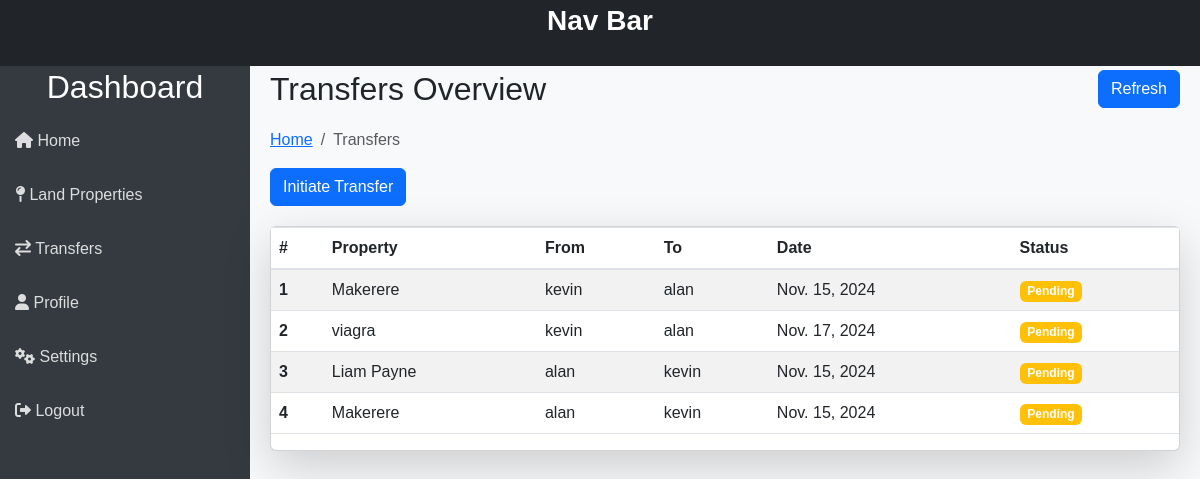
Before: /properties/transfers/ (signed in) with the older database file.
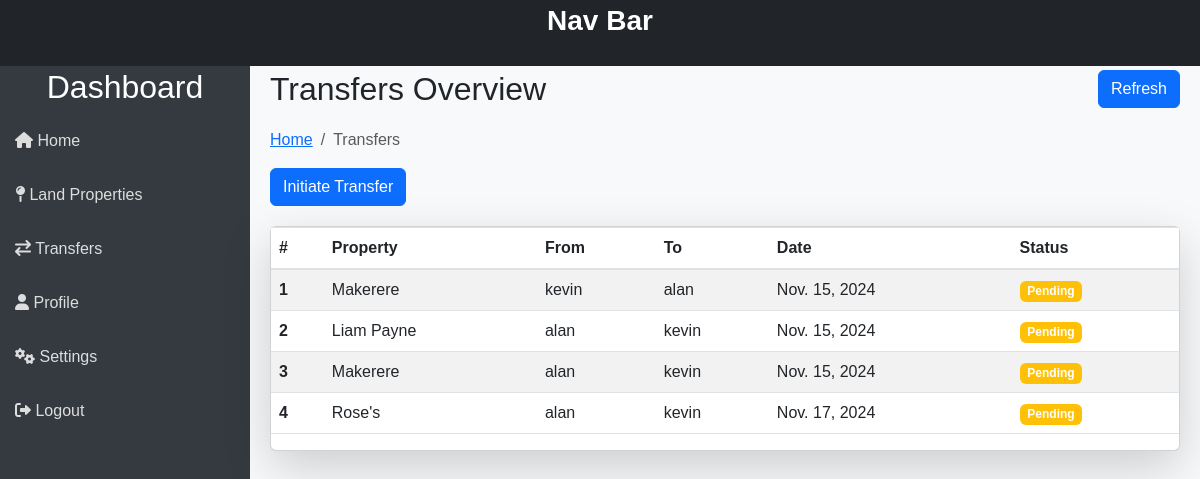
After: the same page with the newer database file.
### properties/models.py (models this page shows, shortened)
class OwnershipTransfer(models.Model):
    land_property = models.ForeignKey(LandProperty, on_delete=models.SET_NULL, related_name='transfers', null=True)
    current_owner = models.ForeignKey(User, on_delete=models.CASCADE, related_name='owned_transfers')
    new_owner = models.ForeignKey(User, on_delete=models.CASCADE, related_name='transfers')
    request_date = models.DateField(auto_now_add=True)
    status = models.IntegerField(default=1) # 0 Denied, 1 Pending, 2 Approved
    added_by = models.ForeignKey(User, on_delete=models.CASCADE, related_name='added_transfers')
    created_at = models.DateTimeField(auto_now_add=True)
    updated_at = models.DateTimeField(auto_now=True)

class LandProperty(models.Model):
    name = models.CharField(max_length=255)
    PID = models.CharField(max_length=255, null=True)
    owner = models.ForeignKey(User, on_delete=models.CASCADE, related_name='properties')
    location = models.OneToOneField(Location, on_delete=models.SET_NULL, null=True)
    size = models.DecimalField(max_digits=10, decimal_places=2) # Area In Acres
    valuation = models.DecimalField(max_digits=15, decimal_places=2)
    status = models.IntegerField(default=1) # 0 Deleted, 1 Available, 2 Under Transfer
    added_by = models.ForeignKey(User, on_delete=models.CASCADE, related_name='added_properties')
    created_at = models.DateTimeField(auto_now_add=True)
    updated_at = models.DateTimeField(auto_now=True)

### users/models.py (models this page shows, shortened)
class User(AbstractUser):
    role = models.IntegerField(default=3)  # 1 = Admin, 2 = Government Official, 3 = Landowner
    nin = models.CharField(max_length=15, blank=True, null=True)

### properties/views.py (the view)
# urls.py: path('transfers/', views.transfers, name="transfers"),  # Includes properties app URLs
def transfers(request):
    user = request.user
    property_transfers = OwnershipTransfer.objects.filter(
        models.Q(current_owner=user) | models.Q(new_owner=user)
    )
    context = {
        'transfers': property_transfers
    }
    return render(request, 'properties/transfers.html', context)

### properties/templates/properties/transfers.html (shortened to what this page needs)
{% extends "templates/index.html" %}
{% block content %}
<div class="main-content">
    <div class="header">
        <h2>Transfers Overview</h2>
        <button
            class="btn btn-primary"
            onclick="this.innerText='Loading...'; location.reload();"
        >
            Refresh
        </button>
    </div>
    <nav aria-label="breadcrumb">
        <ol class="breadcrumb">
            <li class="breadcrumb-item"><a href="{% url 'dashboard' %}">Home</a></li>
            <li class="breadcrumb-item active" aria-current="page">Transfers</li>
        </ol>
    </nav>
    <a href="{% url 'initiate_transfer' %}">
        <button class="btn btn-primary d-flex align-items-center">
             Initiate Transfer
        </button>
    </a>
    <div class="card bg-white shadow-lg">
        <table class="table table-striped">
            <thead>
                <tr>
                    <th scope="col">#</th>
                    <th scope="col">Property</th>
                    <th scope="col">From</th>
                    <th scope="col">To</th>
                    <th scope="col">Date</th>
                    <th scope="col">Status</th>
                </tr>
            </thead>
            <tbody>
                {% for transfer in transfers %}
                <tr>
                    <th scope="row">{{ forloop.counter }}</th>
                    <td>{{ transfer.land_property.name }}</td>
                    <td>{{ transfer.current_owner.username }}</td>
                    <td>{{ transfer.new_owner.username }}</td>
                    <td>{{ transfer.request_date }}</td>
                    <td>
                        {% if transfer.status == 1 %}
                            <span class="badge bg-warning">Pending</span>
                        {% elif transfer.status == 2 %}
                            <span class="badge bg-success">Successful</span>
                        {% else %}
                            <span class="badge bg-danger">Unknown</span>
                        {% endif %}
                    </td>
                </tr>
                {% endfor %}
            </tbody>
        </table>
    </div>
</div>
{% endblock %}

Changed rows visible on the page:
removed OwnershipTransfer: status "Pending"
added OwnershipTransfer: status "Pending"
